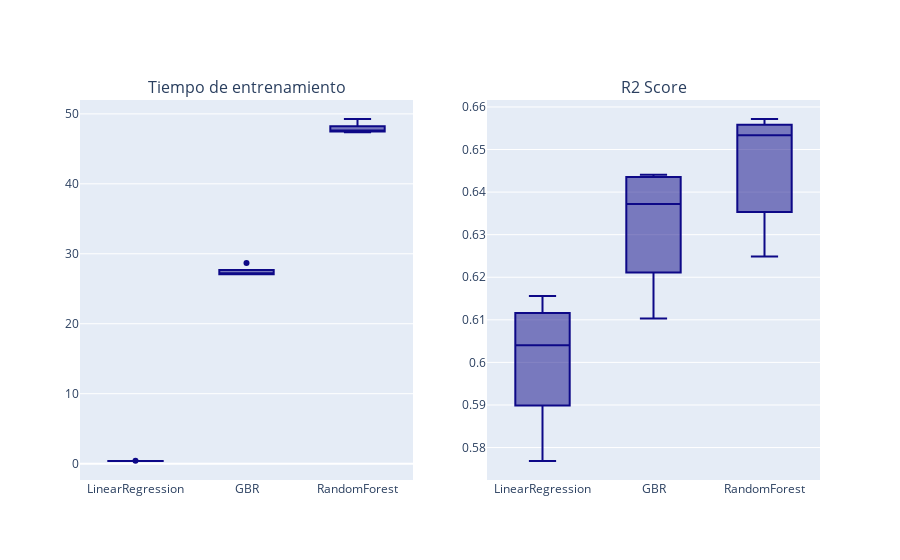

This figure's notebook cell:
### Code cell
import plotly.express as px
from plotly.subplots import make_subplots

fig = make_subplots(rows=1, cols=2, subplot_titles=('Tiempo de entrenamiento', 'R2 Score'))
fig.add_trace(px.box(df_cross_r, x='modelo', y='fit_time', color_discrete_sequence=px.colors.sequential.Plasma).data[0], row=1, col=1)
fig.add_trace(px.box(df_cross_r, x='modelo', y='test_score', color_discrete_sequence=px.colors.sequential.Plasma).data[0], row=1, col=2)

### Figure 1 — Plotly figure (JSON) as saved in the notebook; plotly's stock layout.template omitted (floating-point values rounded to 4 significant figures)
{"data": [{"alignmentgroup": "True", "hovertemplate": "modelo=%{x}<br>fit_time=%{y}<extra></extra>", "legendgroup": "", "marker": {"color": "#0d0887"}, "name": "", "notched": false, "offsetgroup": "", "orientation": "v", "showlegend": false, "type": "box", "x": ["LinearRegression", "LinearRegression", "LinearRegression", "LinearRegression", "LinearRegression", "GBR", "GBR", "GBR", "GBR", "GBR", "RandomForest", "RandomForest", "RandomForest", "RandomForest", "RandomForest"], "x0": " ", "xaxis": "x", "y": [0.4145, 0.3789, 0.3813, 0.3771, 0.3773, 27.19, 27.08, 27.33, 28.69, 27.06, 47.52, 47.91, 49.27, 47.36, 47.62], "y0": " ", "yaxis": "y"}, {"alignmentgroup": "True", "hovertemplate": "modelo=%{x}<br>test_score=%{y}<extra></extra>", "legendgroup": "", "marker": {"color": "#0d0887"}, "name": "", "notched": false, "offsetgroup": "", "orientation": "v", "showlegend": false, "type": "box", "x": ["LinearRegression", "LinearRegression", "LinearRegression", "LinearRegression", "LinearRegression", "GBR", "GBR", "GBR", "GBR", "GBR", "RandomForest", "RandomForest", "RandomForest", "RandomForest", "RandomForest"], "x0": " ", "xaxis": "x2", "y": [0.5768, 0.6156, 0.5942, 0.6103, 0.604, 0.6103, 0.6441, 0.6247, 0.6434, 0.6372, 0.6249, 0.6554, 0.6388, 0.6572, 0.6534], "y0": " ", "yaxis": "y2"}], "layout": {"annotations": [{"font": {"size": 16}, "showarrow": false, "text": "Tiempo de entrenamiento", "x": 0.225, "xanchor": "center", "xref": "paper", "y": 1, "yanchor": "bottom", "yref": "paper"}, {"font": {"size": 16}, "showarrow": false, "text": "R2 Score", "x": 0.775, "xanchor": "center", "xref": "paper", "y": 1, "yanchor": "bottom", "yref": "paper"}], "xaxis": {"anchor": "y", "domain": [0, 0.45]}, "xaxis2": {"anchor": "y2", "domain": [0.55, 1]}, "yaxis": {"anchor": "x", "domain": [0, 1]}, "yaxis2": {"anchor": "x2", "domain": [0, 1]}}}
